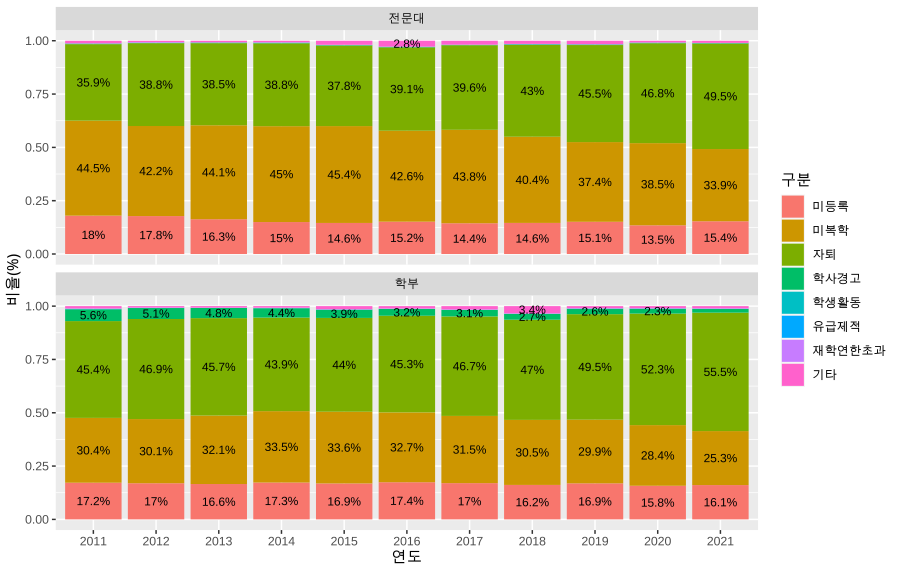

The script that drew this image:
df.중단 <- read.csv('clipboard', header = TRUE, sep = '\t')

df_중단 <- read_excel('./복사본 2 사유별 학업중단자 현황.xlsx', col_names= TRUE, sheet = 'Sheet1', skip = 4, 
                     col_type = c('numeric', 'text', rep('numeric', 9)))


df_중단$조사회차 <- as.factor(round(df_중단$조사회차/100, 0))

df_중단_sum <- df_중단 |>
  bind_rows(
    df_중단 |>
    filter(학교급 %in% c('교육대학', '대학교', '산업대학', '기술대학', '각종대학(대학)', '원격대학(대학)', '사내대학(대학)', '사이버대학(대학)')) |>
      group_by(조사회차) |>
      summarise(across(where(is.character), ~"학부"), across(where(is.numeric), sum))
  ) |>
  bind_rows(
    df_중단 |>
      filter(학교급 %in% c('전문대학', '각종대학(전문)', '원격대학(전문)', '사내대학(전문)', '사이버대학(전문)', '전공대학', '기능대학')) |>
      group_by(조사회차) |>
      summarise(across(where(is.character), ~"전문대"), across(where(is.numeric), sum))
  ) |>
  filter(학교급 %in% c('합계', '학부', '전문대', '방송통신대학', '대학원'))


df_중단_rate <- df_중단_sum |>
  mutate(미등록 = 미등록 / 학업중단자,
         미복학 = 미복학 / 학업중단자,
         자퇴 = 자퇴 / 학업중단자,
         학사경고 = 학사경고 / 학업중단자,
         학생활동 = 학생활동 / 학업중단자,
         유급제적 = 유급제적 / 학업중단자,
         재학연한초과 = 재학연한초과 / 학업중단자,
         기타 = 기타 / 학업중단자
         )
  
df_중단_rate |>
  gather(key, value, 3:11) |>
  mutate(key = fct_relevel(key, '미등록', '미복학', '자퇴', '학사경고', '학생활동', 
                           '유급제적', '재학연한초과', '기타')) |>
  filter(학교급 %in% c('학부', '전문대'), key != '학업중단자') |>
  ggplot(aes(x = 조사회차)) +
  geom_col(aes(y = value, fill = key), position = position_fill(reverse = TRUE)) +
  geom_text(aes(y = value, label = ifelse(value > 0.02, paste0(round(value * 100, 1),"%"), '')), 
            position=position_stack(vjust= 0.5), size = 3) +
  labs(y = '비율(%)', x = '연도') +
  scale_fill_discrete(name = '구분', labels = c('미등록', '미복학', '자퇴', '학사경고', '학생활동', '유급제적', '재학연한초과', '기타')) +
  facet_wrap(~학교급, ncol = 1)

write.csv(df_중단_rate, 'clipboard')
